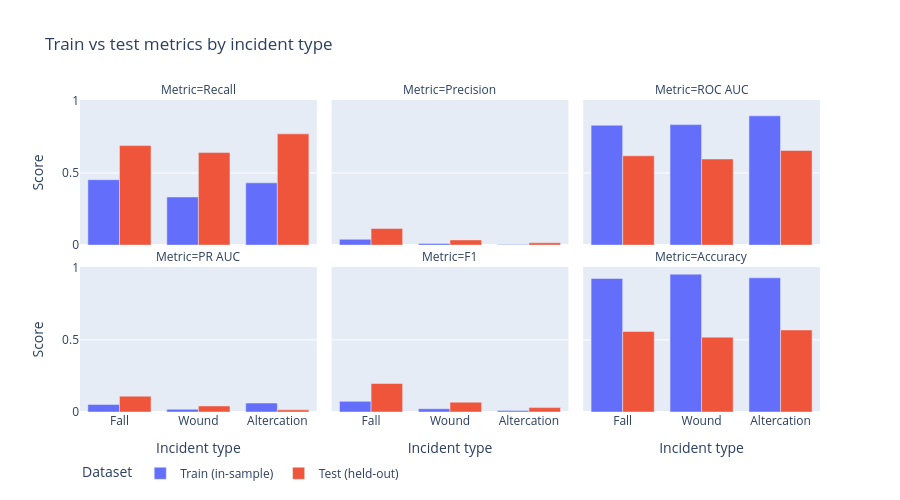

The code cell stored with this chart in its notebook:
### Code cell
plot_df = metrics_long.melt(
    id_vars=['Incident type', 'Dataset'],
    value_vars=list(METRIC_COLS.values()),
    var_name='Metric', value_name='Score',
)
fig_metrics = px.bar(
    plot_df, x='Incident type', y='Score', color='Dataset',
    facet_col='Metric', facet_col_wrap=3, barmode='group',
    title='Train vs test metrics by incident type',
)
fig_metrics.update_layout(height=500, legend=dict(orientation='h', y=-0.15))
fig_metrics.show()

### Figure 1 — Plotly figure (JSON) as saved in the notebook; plotly's stock layout.template omitted (floating-point values rounded to 4 significant figures)
{"data": [{"alignmentgroup": "True", "hovertemplate": "Dataset=Train (in-sample)<br>Metric=Recall<br>Incident type=%{x}<br>Score=%{y}<extra></extra>", "legendgroup": "Train (in-sample)", "marker": {"color": "#636efa", "pattern": {"shape": ""}}, "name": "Train (in-sample)", "offsetgroup": "Train (in-sample)", "orientation": "v", "showlegend": true, "textposition": "auto", "type": "bar", "x": ["Fall", "Wound", "Altercation"], "xaxis": "x4", "y": [0.4533, 0.3333, 0.4314], "yaxis": "y4"}, {"alignmentgroup": "True", "hovertemplate": "Dataset=Train (in-sample)<br>Metric=Precision<br>Incident type=%{x}<br>Score=%{y}<extra></extra>", "legendgroup": "Train (in-sample)", "marker": {"color": "#636efa", "pattern": {"shape": ""}}, "name": "Train (in-sample)", "offsetgroup": "Train (in-sample)", "orientation": "v", "showlegend": false, "textposition": "auto", "type": "bar", "x": ["Fall", "Wound", "Altercation"], "xaxis": "x5", "y": [0.04009, 0.01176, 0.004822], "yaxis": "y5"}, {"alignmentgroup": "True", "hovertemplate": "Dataset=Train (in-sample)<br>Metric=ROC AUC<br>Incident type=%{x}<br>Score=%{y}<extra></extra>", "legendgroup": "Train (in-sample)", "marker": {"color": "#636efa", "pattern": {"shape": ""}}, "name": "Train (in-sample)", "offsetgroup": "Train (in-sample)", "orientation": "v", "showlegend": false, "textposition": "auto", "type": "bar", "x": ["Fall", "Wound", "Altercation"], "xaxis": "x6", "y": [0.8307, 0.835, 0.8957], "yaxis": "y6"}, {"alignmentgroup": "True", "hovertemplate": "Dataset=Train (in-sample)<br>Metric=PR AUC<br>Incident type=%{x}<br>Score=%{y}<extra></extra>", "legendgroup": "Train (in-sample)", "marker": {"color": "#636efa", "pattern": {"shape": ""}}, "name": "Train (in-sample)", "offsetgroup": "Train (in-sample)", "orientation": "v", "showlegend": false, "textposition": "auto", "type": "bar", "x": ["Fall", "Wound", "Altercation"], "xaxis": "x", "y": [0.05219, 0.01861, 0.062], "yaxis": "y"}, {"alignmentgroup": "True", "hovertemplate": "Dataset=Train (in-sample)<br>Metric=F1<br>Incident type=%{x}<br>Score=%{y}<extra></extra>", "legendgroup": "Train (in-sample)", "marker": {"color": "#636efa", "pattern": {"shape": ""}}, "name": "Train (in-sample)", "offsetgroup": "Train (in-sample)", "orientation": "v", "showlegend": false, "textposition": "auto", "type": "bar", "x": ["Fall", "Wound", "Altercation"], "xaxis": "x2", "y": [0.07367, 0.02271, 0.009538], "yaxis": "y2"}, {"alignmentgroup": "True", "hovertemplate": "Dataset=Train (in-sample)<br>Metric=Accuracy<br>Incident type=%{x}<br>Score=%{y}<extra></extra>", "legendgroup": "Train (in-sample)", "marker": {"color": "#636efa", "pattern": {"shape": ""}}, "name": "Train (in-sample)", "offsetgroup": "Train (in-sample)", "orientation": "v", "showlegend": false, "textposition": "auto", "type": "bar", "x": ["Fall", "Wound", "Altercation"], "xaxis": "x3", "y": [0.9256, 0.9554, 0.9303], "yaxis": "y3"}, {"alignmentgroup": "True", "hovertemplate": "Dataset=Test (held-out)<br>Metric=Recall<br>Incident type=%{x}<br>Score=%{y}<extra></extra>", "legendgroup": "Test (held-out)", "marker": {"color": "#EF553B", "pattern": {"shape": ""}}, "name": "Test (held-out)", "offsetgroup": "Test (held-out)", "orientation": "v", "showlegend": true, "textposition": "auto", "type": "bar", "x": ["Fall", "Wound", "Altercation"], "xaxis": "x4", "y": [0.6895, 0.6411, 0.771], "yaxis": "y4"}, {"alignmentgroup": "True", "hovertemplate": "Dataset=Test (held-out)<br>Metric=Precision<br>Incident type=%{x}<br>Score=%{y}<extra></extra>", "legendgroup": "Test (held-out)", "marker": {"color": "#EF553B", "pattern": {"shape": ""}}, "name": "Test (held-out)", "offsetgroup": "Test (held-out)", "orientation": "v", "showlegend": false, "textposition": "auto", "type": "bar", "x": ["Fall", "Wound", "Altercation"], "xaxis": "x5", "y": [0.1153, 0.03582, 0.01553], "yaxis": "y5"}, {"alignmentgroup": "True", "hovertemplate": "Dataset=Test (held-out)<br>Metric=ROC AUC<br>Incident type=%{x}<br>Score=%{y}<extra></extra>", "legendgroup": "Test (held-out)", "marker": {"color": "#EF553B", "pattern": {"shape": ""}}, "name": "Test (held-out)", "offsetgroup": "Test (held-out)", "orientation": "v", "showlegend": false, "textposition": "auto", "type": "bar", "x": ["Fall", "Wound", "Altercation"], "xaxis": "x6", "y": [0.6188, 0.5972, 0.6561], "yaxis": "y6"}, {"alignmentgroup": "True", "hovertemplate": "Dataset=Test (held-out)<br>Metric=PR AUC<br>Incident type=%{x}<br>Score=%{y}<extra></extra>", "legendgroup": "Test (held-out)", "marker": {"color": "#EF553B", "pattern": {"shape": ""}}, "name": "Test (held-out)", "offsetgroup": "Test (held-out)", "orientation": "v", "showlegend": false, "textposition": "auto", "type": "bar", "x": ["Fall", "Wound", "Altercation"], "xaxis": "x", "y": [0.1098, 0.04172, 0.01516], "yaxis": "y"}, {"alignmentgroup": "True", "hovertemplate": "Dataset=Test (held-out)<br>Metric=F1<br>Incident type=%{x}<br>Score=%{y}<extra></extra>", "legendgroup": "Test (held-out)", "marker": {"color": "#EF553B", "pattern": {"shape": ""}}, "name": "Test (held-out)", "offsetgroup": "Test (held-out)", "orientation": "v", "showlegend": false, "textposition": "auto", "type": "bar", "x": ["Fall", "Wound", "Altercation"], "xaxis": "x2", "y": [0.1976, 0.06786, 0.03045], "yaxis": "y2"}, {"alignmentgroup": "True", "hovertemplate": "Dataset=Test (held-out)<br>Metric=Accuracy<br>Incident type=%{x}<br>Score=%{y}<extra></extra>", "legendgroup": "Test (held-out)", "marker": {"color": "#EF553B", "pattern": {"shape": ""}}, "name": "Test (held-out)", "offsetgroup": "Test (held-out)", "orientation": "v", "showlegend": false, "textposition": "auto", "type": "bar", "x": ["Fall", "Wound", "Altercation"], "xaxis": "x3", "y": [0.5583, 0.5189, 0.5687], "yaxis": "y3"}], "layout": {"annotations": [{"font": {}, "showarrow": false, "text": "Metric=PR AUC", "x": 0.16, "xanchor": "center", "xref": "paper", "y": 0.465, "yanchor": "bottom", "yref": "paper"}, {"font": {}, "showarrow": false, "text": "Metric=F1", "x": 0.5, "xanchor": "center", "xref": "paper", "y": 0.465, "yanchor": "bottom", "yref": "paper"}, {"font": {}, "showarrow": false, "text": "Metric=Accuracy", "x": 0.84, "xanchor": "center", "xref": "paper", "y": 0.465, "yanchor": "bottom", "yref": "paper"}, {"font": {}, "showarrow": false, "text": "Metric=Recall", "x": 0.16, "xanchor": "center", "xref": "paper", "y": 1.0, "yanchor": "bottom", "yref": "paper"}, {"font": {}, "showarrow": false, "text": "Metric=Precision", "x": 0.5, "xanchor": "center", "xref": "paper", "y": 1.0, "yanchor": "bottom", "yref": "paper"}, {"font": {}, "showarrow": false, "text": "Metric=ROC AUC", "x": 0.84, "xanchor": "center", "xref": "paper", "y": 1.0, "yanchor": "bottom", "yref": "paper"}], "barmode": "group", "height": 500, "legend": {"orientation": "h", "title": {"text": "Dataset"}, "tracegroupgap": 0, "y": -0.15}, "title": {"text": "Train vs test metrics by incident type"}, "xaxis": {"anchor": "y", "domain": [0, 0.32], "title": {"text": "Incident type"}}, "xaxis2": {"anchor": "y2", "domain": [0.34, 0.66], "matches": "x", "title": {"text": "Incident type"}}, "xaxis3": {"anchor": "y3", "domain": [0.68, 1.0], "matches": "x", "title": {"text": "Incident type"}}, "xaxis4": {"anchor": "y4", "domain": [0, 0.32], "matches": "x", "showticklabels": false}, "xaxis5": {"anchor": "y5", "domain": [0.34, 0.66], "matches": "x", "showticklabels": false}, "xaxis6": {"anchor": "y6", "domain": [0.68, 1.0], "matches": "x", "showticklabels": false}, "yaxis": {"anchor": "x", "domain": [0, 0.465], "title": {"text": "Score"}}, "yaxis2": {"anchor": "x2", "domain": [0, 0.465], "matches": "y", "showticklabels": false}, "yaxis3": {"anchor": "x3", "domain": [0, 0.465], "matches": "y", "showticklabels": false}, "yaxis4": {"anchor": "x4", "domain": [0.535, 1.0], "matches": "y", "title": {"text": "Score"}}, "yaxis5": {"anchor": "x5", "domain": [0.535, 1.0], "matches": "y", "showticklabels": false}, "yaxis6": {"anchor": "x6", "domain": [0.535, 1.0], "matches": "y", "showticklabels": false}}}
